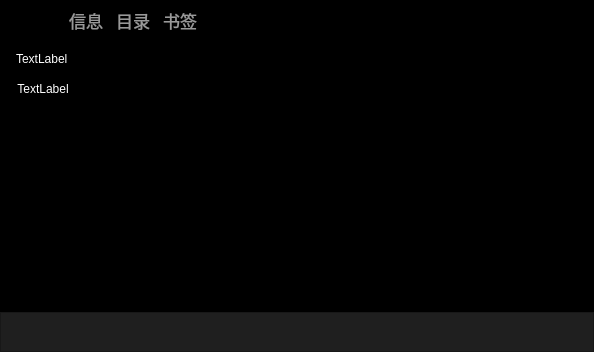
<?xml version="1.0" encoding="UTF-8"?>
<ui version="4.0">
 <class>Form</class>
 <widget class="QWidget" name="Form">
  <property name="geometry">
   <rect>
    <x>0</x>
    <y>0</y>
    <width>594</width>
    <height>352</height>
   </rect>
  </property>
  <property name="windowTitle">
   <string>Form</string>
  </property>
  <property name="styleSheet">
   <string notr="true">QWidget{background-color:black; color:white}</string>
  </property>
  <layout class="QVBoxLayout" name="verticalLayout">
   <property name="spacing">
    <number>0</number>
   </property>
   <property name="leftMargin">
    <number>0</number>
   </property>
   <property name="topMargin">
    <number>0</number>
   </property>
   <property name="rightMargin">
    <number>0</number>
   </property>
   <property name="bottomMargin">
    <number>0</number>
   </property>
   <item>
    <spacer name="verticalSpacer_3">
     <property name="orientation">
      <enum>Qt::Vertical</enum>
     </property>
     <property name="sizeType">
      <enum>QSizePolicy::Fixed</enum>
     </property>
     <property name="sizeHint" stdset="0">
      <size>
       <width>20</width>
       <height>5</height>
      </size>
     </property>
    </spacer>
   </item>
   <item>
    <widget class="QFrame" name="frame">
     <property name="styleSheet">
      <string notr="true">QPushButton{
border-top:2px solid black;
border-bottom:2px solid black; ;
border-left:none;
border-right:none;
color: #999999; font-size: 13pt}
QPushButton:checked{
border-top:2px solid black;
border-bottom:2px solid #CC295F;
border-left:none;
border-right:none;
color: #FFFFFF;}
QFrame{background-color:black}</string>
     </property>
     <property name="frameShape">
      <enum>QFrame::StyledPanel</enum>
     </property>
     <property name="frameShadow">
      <enum>QFrame::Raised</enum>
     </property>
     <layout class="QHBoxLayout" name="horizontalLayout">
      <property name="spacing">
       <number>13</number>
      </property>
      <property name="topMargin">
       <number>0</number>
      </property>
      <property name="bottomMargin">
       <number>0</number>
      </property>
      <item>
       <widget class="ColorButton" name="pushButton">
        <property name="text">
         <string/>
        </property>
        <property name="icon">
         <iconset>
          <normaloff>:/ico/arrow_left_1223141_easyicon.net.svg</normaloff>:/ico/arrow_left_1223141_easyicon.net.svg</iconset>
        </property>
        <property name="checkable">
         <bool>false</bool>
        </property>
       </widget>
      </item>
      <item>
       <widget class="QPushButton" name="pushButton_2">
        <property name="text">
         <string>信息</string>
        </property>
        <property name="checkable">
         <bool>true</bool>
        </property>
       </widget>
      </item>
      <item>
       <widget class="QPushButton" name="pushButton_3">
        <property name="text">
         <string>目录</string>
        </property>
        <property name="checkable">
         <bool>true</bool>
        </property>
       </widget>
      </item>
      <item>
       <widget class="QPushButton" name="pushButton_4">
        <property name="text">
         <string>书签</string>
        </property>
        <property name="checkable">
         <bool>true</bool>
        </property>
       </widget>
      </item>
      <item>
       <spacer name="horizontalSpacer">
        <property name="orientation">
         <enum>Qt::Horizontal</enum>
        </property>
        <property name="sizeHint" stdset="0">
         <size>
          <width>40</width>
          <height>20</height>
         </size>
        </property>
       </spacer>
      </item>
     </layout>
    </widget>
   </item>
   <item>
    <widget class="QStackedWidget" name="stackedWidget">
     <property name="currentIndex">
      <number>0</number>
     </property>
     <widget class="QWidget" name="page">
      <layout class="QVBoxLayout" name="verticalLayout_3">
       <property name="spacing">
        <number>0</number>
       </property>
       <property name="leftMargin">
        <number>0</number>
       </property>
       <property name="topMargin">
        <number>0</number>
       </property>
       <property name="rightMargin">
        <number>0</number>
       </property>
       <property name="bottomMargin">
        <number>0</number>
       </property>
       <item>
        <widget class="QFrame" name="frame_4">
         <property name="styleSheet">
          <string notr="true">QFrame{background:black}
QLabel{color:white;background:transparent}</string>
         </property>
         <property name="frameShape">
          <enum>QFrame::StyledPanel</enum>
         </property>
         <property name="frameShadow">
          <enum>QFrame::Raised</enum>
         </property>
         <layout class="QVBoxLayout" name="verticalLayout_2">
          <property name="spacing">
           <number>15</number>
          </property>
          <property name="leftMargin">
           <number>0</number>
          </property>
          <property name="topMargin">
           <number>0</number>
          </property>
          <property name="rightMargin">
           <number>0</number>
          </property>
          <property name="bottomMargin">
           <number>0</number>
          </property>
          <item>
           <spacer name="verticalSpacer">
            <property name="orientation">
             <enum>Qt::Vertical</enum>
            </property>
            <property name="sizeType">
             <enum>QSizePolicy::Fixed</enum>
            </property>
            <property name="sizeHint" stdset="0">
             <size>
              <width>20</width>
              <height>15</height>
             </size>
            </property>
           </spacer>
          </item>
          <item>
           <widget class="QLabel" name="label_2">
            <property name="styleSheet">
             <string notr="true">background:transparent</string>
            </property>
            <property name="text">
             <string>TextLabel</string>
            </property>
            <property name="indent">
             <number>15</number>
            </property>
           </widget>
          </item>
          <item>
           <widget class="QFrame" name="frame_3">
            <property name="styleSheet">
             <string notr="true">QFrame{background:black}
QLabel{color: white; background:transparent}</string>
            </property>
            <property name="frameShape">
             <enum>QFrame::StyledPanel</enum>
            </property>
            <property name="frameShadow">
             <enum>QFrame::Raised</enum>
            </property>
            <layout class="QHBoxLayout" name="horizontalLayout_3">
             <property name="leftMargin">
              <number>0</number>
             </property>
             <property name="topMargin">
              <number>0</number>
             </property>
             <property name="rightMargin">
              <number>0</number>
             </property>
             <property name="bottomMargin">
              <number>0</number>
             </property>
             <item>
              <spacer name="horizontalSpacer_3">
               <property name="orientation">
                <enum>Qt::Horizontal</enum>
               </property>
               <property name="sizeType">
                <enum>QSizePolicy::Fixed</enum>
               </property>
               <property name="sizeHint" stdset="0">
                <size>
                 <width>15</width>
                 <height>20</height>
                </size>
               </property>
              </spacer>
             </item>
             <item>
              <widget class="QLabel" name="label">
               <property name="styleSheet">
                <string notr="true">background:transparent</string>
               </property>
               <property name="text">
                <string>TextLabel</string>
               </property>
               <property name="alignment">
                <set>Qt::AlignHCenter|Qt::AlignTop</set>
               </property>
              </widget>
             </item>
             <item>
              <widget class="QTextBrowser" name="textBrowser">
               <property name="contextMenuPolicy">
                <enum>Qt::CustomContextMenu</enum>
               </property>
               <property name="styleSheet">
                <string notr="true">background-color: transparent;
border:none;
color:white</string>
               </property>
               <property name="html">
                <string>&lt;!DOCTYPE HTML PUBLIC &quot;-//W3C//DTD HTML 4.0//EN&quot; &quot;http://www.w3.org/TR/REC-html40/strict.dtd&quot;&gt;
&lt;html&gt;&lt;head&gt;&lt;meta name=&quot;qrichtext&quot; content=&quot;1&quot; /&gt;&lt;style type=&quot;text/css&quot;&gt;
p, li { white-space: pre-wrap; }
&lt;/style&gt;&lt;/head&gt;&lt;body style=&quot; font-family:'SimSun'; font-size:9pt; font-weight:400; font-style:normal;&quot;&gt;
&lt;p style=&quot;-qt-paragraph-type:empty; margin-top:0px; margin-bottom:0px; margin-left:0px; margin-right:0px; -qt-block-indent:0; text-indent:0px;&quot;&gt;&lt;br /&gt;&lt;/p&gt;&lt;/body&gt;&lt;/html&gt;</string>
               </property>
               <property name="textInteractionFlags">
                <set>Qt::LinksAccessibleByKeyboard|Qt::LinksAccessibleByMouse</set>
               </property>
              </widget>
             </item>
            </layout>
           </widget>
          </item>
          <item>
           <spacer name="verticalSpacer_2">
            <property name="orientation">
             <enum>Qt::Vertical</enum>
            </property>
            <property name="sizeHint" stdset="0">
             <size>
              <width>20</width>
              <height>40</height>
             </size>
            </property>
           </spacer>
          </item>
         </layout>
        </widget>
       </item>
      </layout>
     </widget>
     <widget class="QWidget" name="page_2">
      <layout class="QVBoxLayout" name="verticalLayout_4">
       <item>
        <widget class="QListWidget" name="listWidget"/>
       </item>
      </layout>
     </widget>
     <widget class="QWidget" name="page_3">
      <layout class="QVBoxLayout" name="verticalLayout_5">
       <item>
        <widget class="QListWidget" name="listWidget_2"/>
       </item>
      </layout>
     </widget>
    </widget>
   </item>
   <item>
    <widget class="QFrame" name="frame_2">
     <property name="styleSheet">
      <string notr="true">QPushButton{border: none; background:transparent}
QFrame{background: #1F1F1F}
QLabel{color: #999999;
font-family: 微软雅黑;
font-size:11pt}</string>
     </property>
     <property name="frameShape">
      <enum>QFrame::StyledPanel</enum>
     </property>
     <property name="frameShadow">
      <enum>QFrame::Raised</enum>
     </property>
     <layout class="QHBoxLayout" name="horizontalLayout_2">
      <item>
       <widget class="QLabel" name="msg_label">
        <property name="text">
         <string/>
        </property>
        <property name="indent">
         <number>5</number>
        </property>
       </widget>
      </item>
      <item>
       <spacer name="horizontalSpacer_2">
        <property name="orientation">
         <enum>Qt::Horizontal</enum>
        </property>
        <property name="sizeHint" stdset="0">
         <size>
          <width>40</width>
          <height>20</height>
         </size>
        </property>
       </spacer>
      </item>
      <item>
       <widget class="ColorButton" name="pushButton_5">
        <property name="cursor">
         <cursorShape>PointingHandCursor</cursorShape>
        </property>
        <property name="text">
         <string/>
        </property>
        <property name="checkable">
         <bool>true</bool>
        </property>
       </widget>
      </item>
     </layout>
    </widget>
   </item>
  </layout>
 </widget>
 <customwidgets>
  <customwidget>
   <class>ColorButton</class>
   <extends>QPushButton</extends>
   <header location="global">customwidgets</header>
  </customwidget>
 </customwidgets>
 <resources>
  <include location="../sources/sources.qrc"/>
 </resources>
 <connections/>
</ui>
